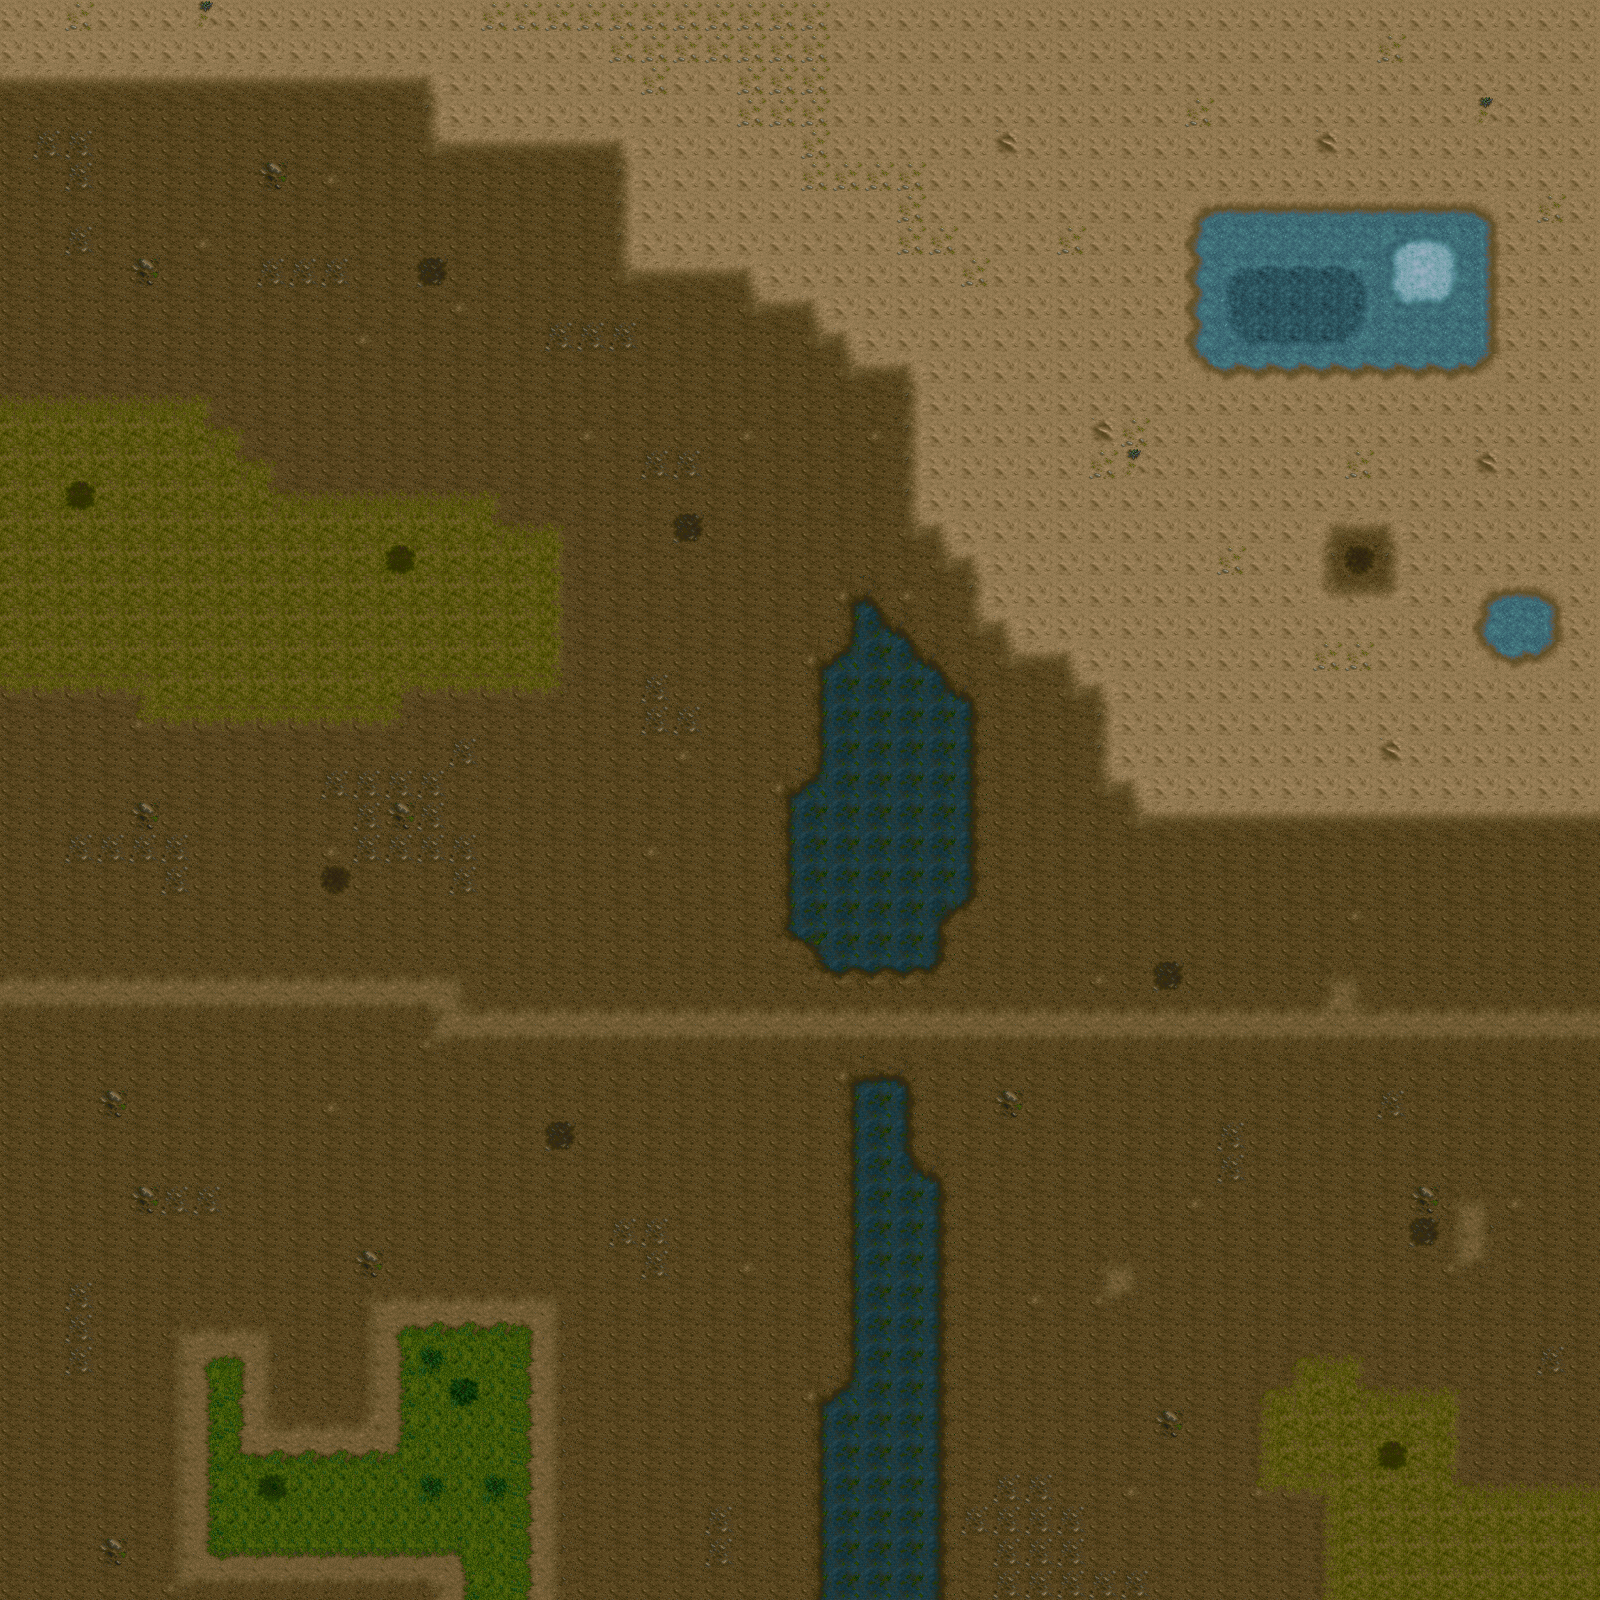

A level layout from a 2D game, rendered from its tile map. Below: a short description, then the map file with tile-grid data replaced by summaries:
An orthogonal 50x50 tile map with 32x32 px tiles, 1 tile layer (Tile Layer 1).

<map version="1.0" orientation="orthogonal" renderorder="right-down" width="50" height="50" tilewidth="32" tileheight="32" nextobjectid="1">
 <tileset firstgid="1" name="ground" tilewidth="32" tileheight="32" tilecount="192" columns="16">
  <image source="map_rect001.png" width="512" height="384" />
 </tileset>
 <layer name="Tile Layer 1" width="50" height="50">
  <data>[2500 cells, 2500 non-empty, 105 distinct tile ids]</data>
 </layer>
</map>